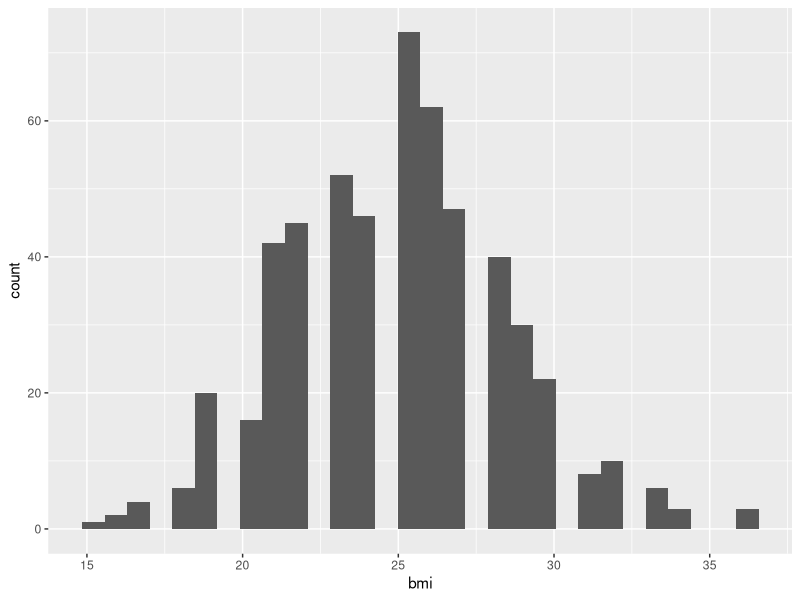
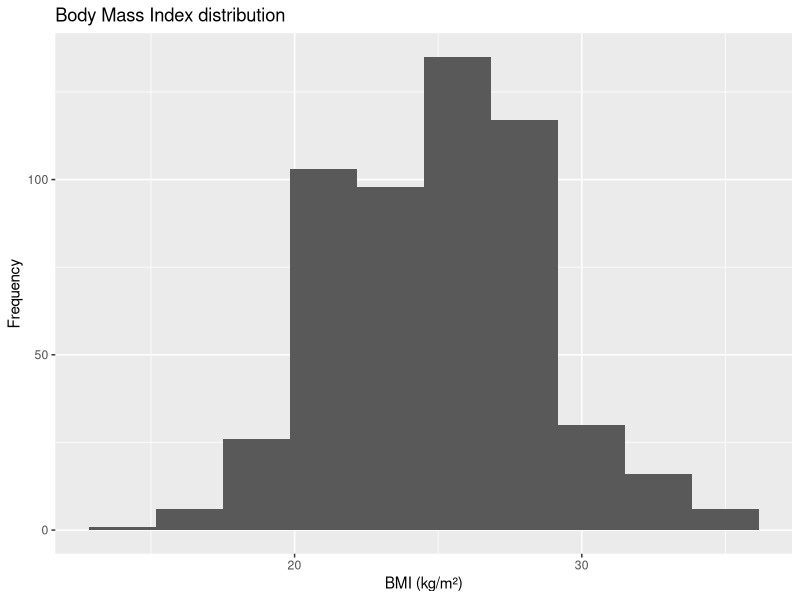
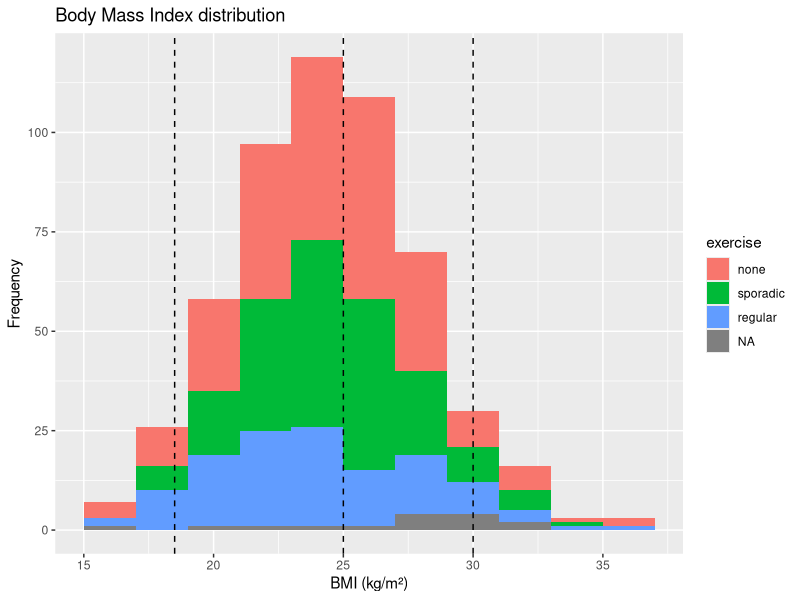
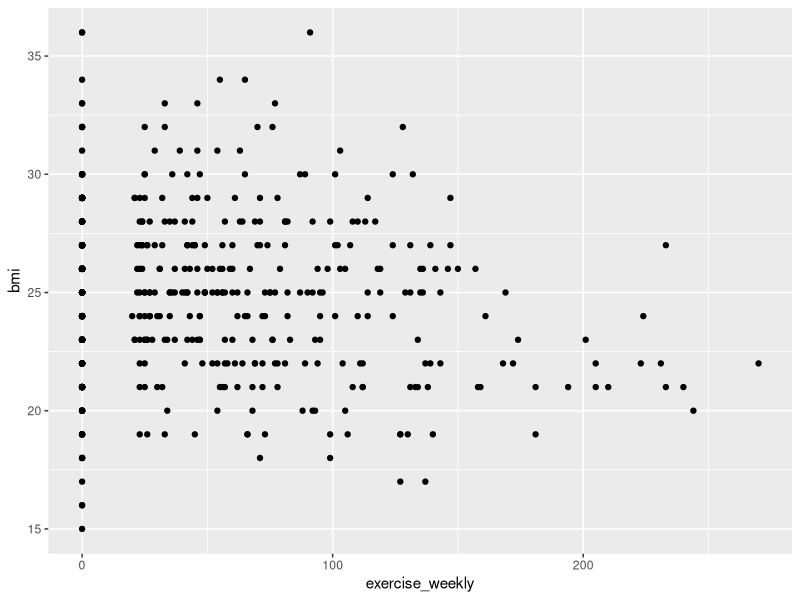
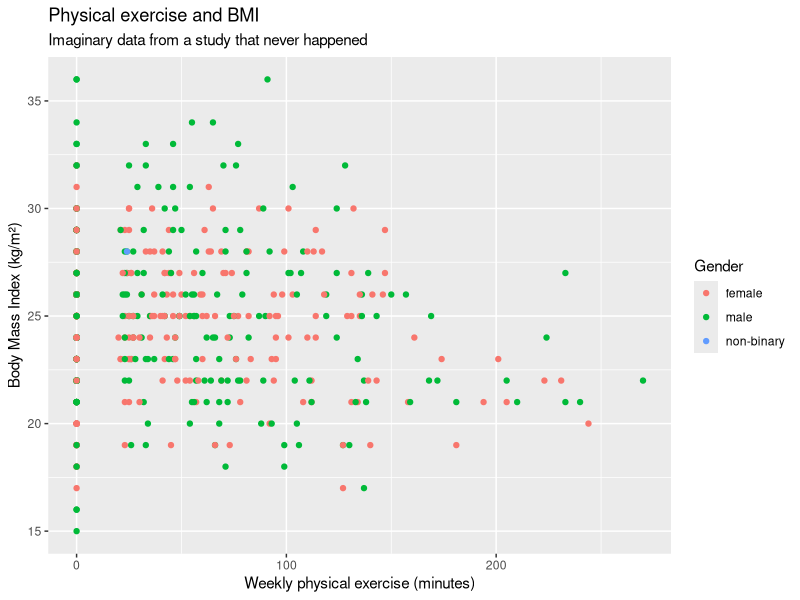
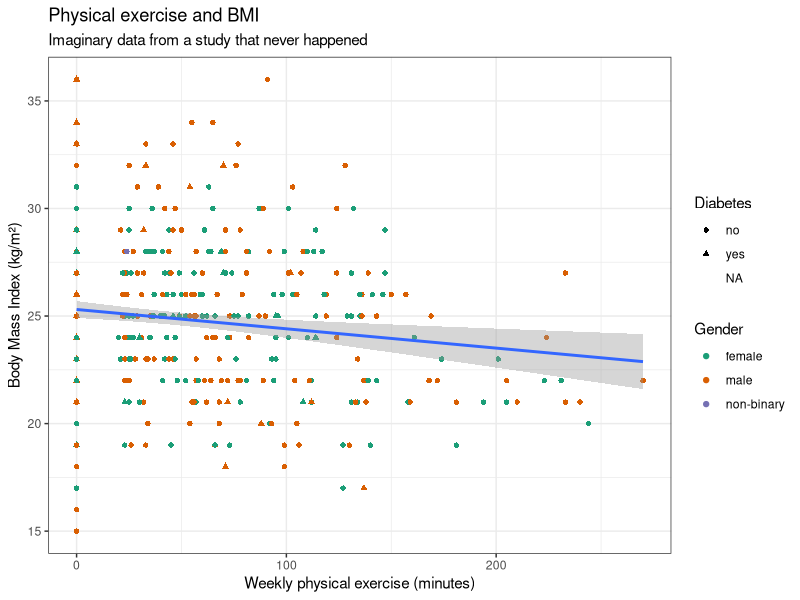
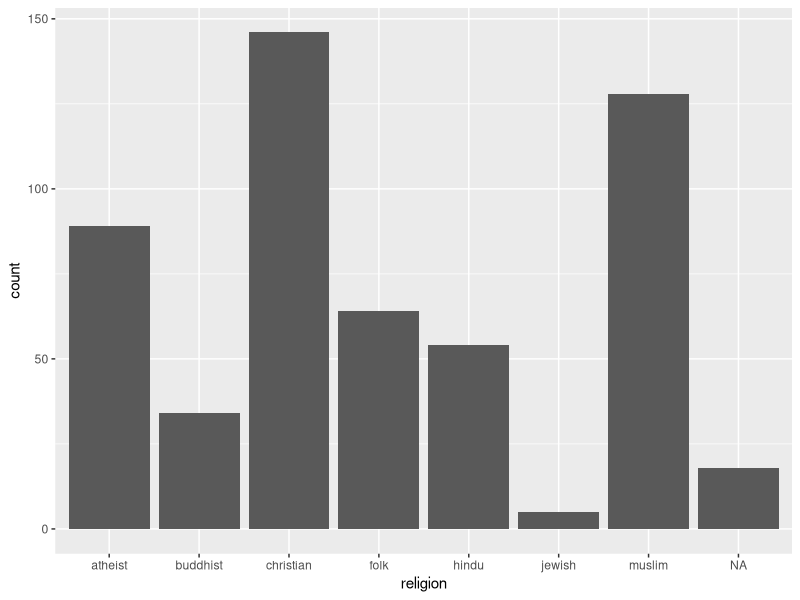
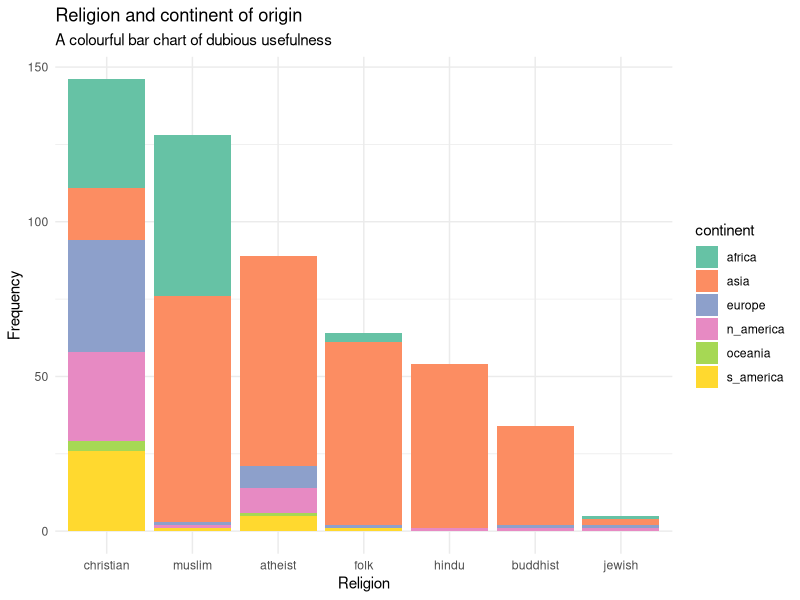

R code for these plots, in order:
## ---- chunk 1
install.packages("haven")
install.packages("tidyverse")
## ---- chunk 2

## ---- chunk 3
library(readxl) # to import Excel spreadsheets
library(haven)     # to import Stata datasets
library(tidyverse) # %>% pipe and much more
options(digits = 2, scipen = 10) # reduce signif  digits and scientific notation
## ---- chunk 4
# Comma-separated value files
diab_csv <- read_csv("diab.csv")

# Excel files
diab_xlsx <- read_excel("diab_excel.xlsx")

# Stata files
diab <- read_dta("diab_stata.dta")
diab <- mutate_if(diab, is.labelled, as_factor) # this simply applies labels to values
## ---- chunk 5
# Removing objects from the environment
remove(diab_csv)
rm(diab_xlsx)
## ---- chunk 6
# Option A: view in a separate window (similar to Stata "browse")
View(diab)

# Option B: view below (similar to Stata "list")
diab

# List of variable names
names(diab)
## ---- chunk 7
# Variable names and data types
glimpse(diab)
## ---- chunk 8

## ---- chunk 9
# A simple ggplot histogram
ggplot(diab, aes(bmi)) +        # dataset and variable to plot
  geom_histogram()              # type of graph
## ---- chunk 10

## ---- chunk 11
ggplot(diab, aes(bmi)) +
  geom_histogram(bins = 10) +                      # how many bins
  labs(title = "Body Mass Index distribution",     # title
       x = "BMI (kg/m²)",                          # legend
       y = "Frequency")
## ---- chunk 12
ggplot(diab, aes(bmi, fill = exercise)) +                       # stratify
  geom_histogram(binwidth = 2) +                                # width
  labs(title = "Body Mass Index distribution",
       x = "BMI (kg/m²)",
       y = "Frequency") +
  geom_vline(xintercept = c(18.5, 25, 30), linetype = "dashed") # vertical lines
## ---- chunk 13

## ---- chunk 14
ggplot(diab, aes(exercise_weekly, bmi)) +               # axes
  geom_point()                                          # scatterplot
## ---- chunk 15

## ---- chunk 16
ggplot(diab, aes(exercise_weekly, bmi)) +
  geom_point(aes(colour = gender)) +                # stratify by gender
  labs(
    title = "Physical exercise and BMI",
    subtitle = "Imaginary data from a study that never happened",
    x = "Weekly physical exercise (minutes)",
    y = "Body Mass Index (kg/m²)",
    colour = "Gender"                               # label legend title
  )
## ---- chunk 17

## ---- chunk 18
ggplot(diab, aes(exercise_weekly, bmi)) +
  geom_point(aes(shape = diabetes, colour = gender)) +
  geom_smooth(method = "lm") +                           # regression line
  labs(
    title = "Physical exercise and BMI",
    subtitle = "Imaginary data from a study that never happened",
    x = "Weekly physical exercise (minutes)",
    y = "Body Mass Index (kg/m²)",
    shape = "Diabetes",
    colour = "Gender"
  ) +
  theme_bw() +                                            # layout colour
  scale_colour_brewer(palette  = "Dark2")                 # point colours
## ---- chunk 19
ggplot(diab, aes(religion)) +
  geom_bar()
## ---- chunk 20
ggplot(drop_na(diab, religion), aes(fct_infreq(religion))) +
  geom_bar(aes(fill = continent)) +
  labs(title = "Religion and continent of origin",
       subtitle = "A colourful bar chart of dubious usefulness",
       x = "Religion",
       y = "Frequency") +
  theme_minimal() +
  scale_fill_brewer(palette = "Set2")
